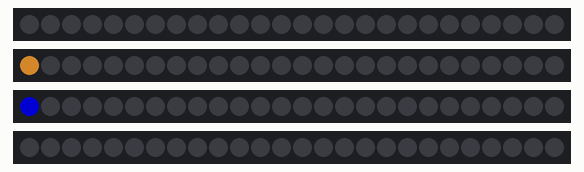
Bench run of a sketch on a simulated Arduino Uno, built with avr-gcc and run on an emulated ATmega328P. Shown: 4 × 26 RGB LEDs in strip order, left to right. Dim RGB values are drawn brighter than linear.

Above: at 0.17 s.
At 2.9 s:
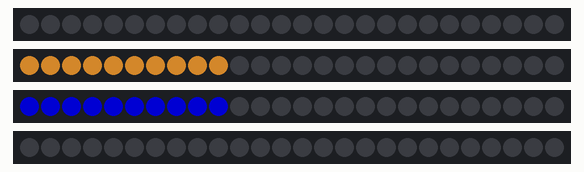
At 5.81 s:
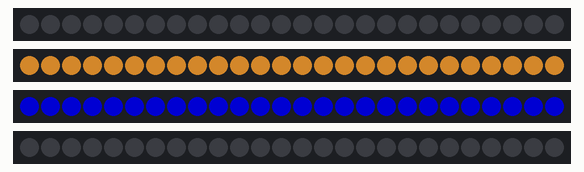
At 12.18 s:
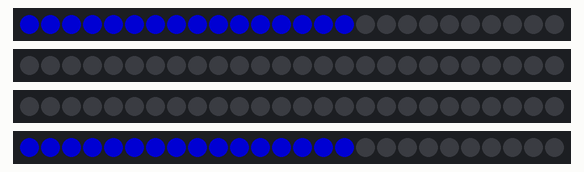
At 19.01 s:
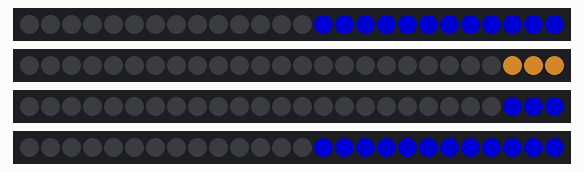
At 24.38 s:
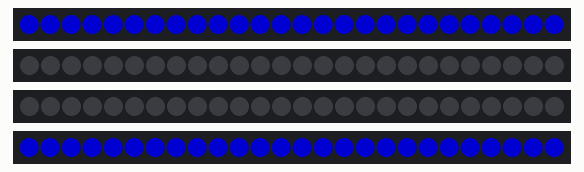

The sketch:

Strimmer_Controler_Ver1.ino
```cpp
#include <Adafruit_NeoPixel.h>


// Parameter 1 = number of pixels in strip
// Parameter 2 = Arduino pin number (most are valid)
// Parameter 3 = pixel type flags, add together as needed:
//   NEO_KHZ800  800 KHz bitstream (most NeoPixel products w/WS2812 LEDs)
//   NEO_KHZ400  400 KHz (classic 'v1' (not v2) FLORA pixels, WS2811 drivers)
//   NEO_GRB     Pixels are wired for GRB bitstream (most NeoPixel products)
//   NEO_RGB     Pixels are wired for RGB bitstream (v1 FLORA pixels, not v2)
Adafruit_NeoPixel stripA = Adafruit_NeoPixel(26, 8, NEO_GRB + NEO_KHZ800);
Adafruit_NeoPixel stripB = Adafruit_NeoPixel(26, 9, NEO_GRB + NEO_KHZ800);
Adafruit_NeoPixel stripC = Adafruit_NeoPixel(26, 10, NEO_GRB + NEO_KHZ800);
Adafruit_NeoPixel stripD = Adafruit_NeoPixel(26, 11, NEO_GRB + NEO_KHZ800);

int ledLength = 26;

uint32_t colA = stripA.Color(  255/2,162/2,50/2);
uint32_t colB = stripA.Color(  0,   0, 127);
int offset = 0;

Adafruit_NeoPixel strips [4] = {stripA,stripB,stripC,stripD};

void setup() {

   //for (Adafruit_NeoPixel strip : strips){
    //strip.begin();
    //strip.setBrightness(255); //adjust brightness here
    //strip.show(); // Initialize all pixels to 'off'
   //}
   /*
    * Having an issue of using Adafruit_Neo objects in an array.
    * that is why the above part is commented out
    * Still trying to work out why so for now I have to use this in a cringey way :(
    *Edit: Turns out that you cant use Adafruit_Neo objects in an array and iterate
    *through them without having it crash on 3rd party bords. So ill have to leave the code this way for node MCU's so sad TnT
   */

  stripA.begin();
  stripA.setBrightness(255); //adjust brightness here
  stripA.show(); // Initialize all pixels to 'off'
  stripB.begin();
  stripB.setBrightness(255); //adjust brightness here
  stripB.show(); // Initialize all pixels to 'off'
  stripC.begin();
  stripC.setBrightness(255); //adjust brightness here
  stripC.show(); // Initialize all pixels to 'off'
  stripD.begin();
  stripD.setBrightness(255); //adjust brightness here
  stripD.show(); // Initialize all pixels to 'off'
}

void loop() {
    midSplit(20, 30,45,40); //speed, length of the tail, offset for the tails to have time to scroll out, delay between the tales apparing
    theaterChase(50);
  }

//Split of lights down the strips
void midSplit(uint8_t wait, int tailLength, int tailOffset, int sideDelay) {
  for(int j=0; j<10;j++){
      for (int i=0; i < ledLength+tailLength+tailOffset; i++) {
        stripA.setPixelColor(sideDelay+tailLength+(ledLength-tailLength)-i, colB);    //turn every x pixel on
        stripB.setPixelColor(i, colA    );
        stripC.setPixelColor(i, colB);
        stripD.setPixelColor(sideDelay+tailLength+(ledLength-tailLength)-i, colB);
        stripA.setPixelColor(sideDelay+tailLength*2+(ledLength-tailLength)-i, 0);    //turn every x pixel off
        stripB.setPixelColor(i-tailLength, 0);    //turn every x pixel off
        stripC.setPixelColor(i-tailLength, 0);    //turn every x pixel off
        stripD.setPixelColor(sideDelay+tailLength*2+(ledLength-tailLength)-i, 0);
        stripA.show();
        stripB.show();
        stripC.show();
        stripD.show();
        delay(wait);
      }
  }
}

//Theatre-style crawling lights.
void theaterChase(uint8_t wait) {
  for (int j=0; j<40; j++) {  //do x cycles of chasing
    for (int q=0; q < 10; q++) {
      for (int i=0; i < ledLength+20; i=i+10) {
        stripA.setPixelColor(i+q, colB);    //turn every x pixel on
        stripB.setPixelColor(i+1-q, colA);
        stripC.setPixelColor(i+2-q, colB);
        stripD.setPixelColor(i+3+q, colB);
      }
      stripA.show();
      stripB.show();
      stripC.show();
      stripD.show();

      delay(wait);

      for (int i=0; i < ledLength+20; i=i+10) {
        stripA.setPixelColor(i+q, 0);    //turn every x pixel off
        stripB.setPixelColor(i+1-q, 0);
        stripC.setPixelColor(i+2-q, 0);
        stripD.setPixelColor(i+3+q, 0);
      }
    }
  }
}
```
